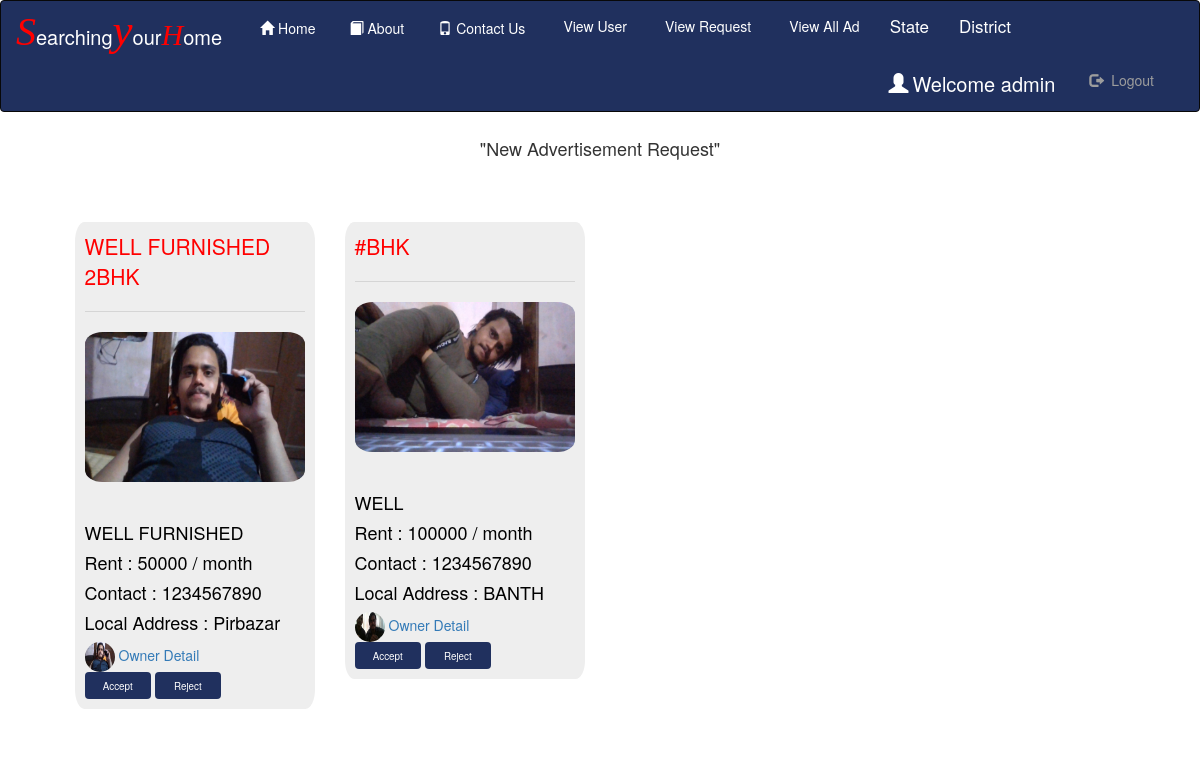
/request (signed in), run on the app's committed database.
### Room/models.py (models this page shows, shortened)
class Owner_Detail(models.Model):
    status = models.ForeignKey(Status,on_delete=models.CASCADE,null=True)
    register=models.ForeignKey(Register,on_delete=models.CASCADE,null=True)
    state=models.ForeignKey(State,on_delete=models.CASCADE,null=True)
    dist=models.ForeignKey(District,on_delete=models.CASCADE,null=True)
    local_add = models.CharField(max_length=100,null=True)
    title=models.CharField(max_length=100,null=True)
    desc=models.CharField(max_length=100,null=True)
    rent=models.IntegerField(null=True)
    img=models.FileField(null=True,)

class Register(models.Model):
    user=models.ForeignKey(User,on_delete=models.CASCADE,null=True)
    gen=models.CharField(max_length=30,null=True)
    add=models.CharField(max_length=100,null=True)
    mobile=models.CharField(max_length=10,null=True)
    image=models.FileField(null=True, blank=True)
    birth=models.DateField(null=True)

### Room/views.py (the view)
# urls.py: path('request', View_Request,name='request'),
def View_Request(request):
    if not request.user.is_staff:
        return redirect('home')
    error=True
    own=Owner_Detail.objects.all()
    d={'data':own}
    return render(request,"request.html",d)

### Room/templates/request.html (shortened to what this page needs)
{% extends 'navigation.html' %}
{% block body %}
<p align="center" style="margin-top:2%;font-size:18px">"New Advertisement Request" </p>
    <div class="row" style="margin:5%">
        {% for i in data %}
        {% ifequal i.status.status "pending"  %}
        <div class="col-sm-3">
            <div class="jumbotron" style="width:100%;border-radius:4%;padding:4%">
            <p style="color:red">{{i.title}}<hr></p>
                <a href="{% url 'detail' i.id %}" ><img src="{{i.img.url}}" style="border-radius:8%;width:100%;height:150px;"><hr></a>
            <h4 style="color:Black">{{i.desc}}</h4>
            <h4 style="color:black">Rent : {{i.rent}} / month</h4>
            <h4 style="color:black">Contact : {{i.register.mobile}}</h4>
            <h4 style="color:black">Local Address : {{i.local_add}}</h4>
                <a href="{% url 'owner' i.id %}"><img src="{{i.register.image.url}}" style="border-radius:50%;width:30px;height:30px"> Owner Detail</a>
                <br><button id="id2"><a href="{% url 'change' 1 i.id %}" style="color:white">Accept</a></button>
                <button id="id2"><a href="{% url 'change' 2 i.id %}" style="color:white">Reject</a></button>
            </div>
            </div>
        {% endifequal %}
        {% endfor %}
    </div>
{% endblock %}

### Room/templates/navigation.html (shortened to what this page needs)
<!DOCTYPE html>
<html lang="en">
{% load static %}
<head>
  <link rel="stylesheet" href="https://maxcdn.bootstrapcdn.com/bootstrap/3.3.6/css/bootstrap.min.css">
    <link rel = stylesheet href = "https://cdn.datatables.net/1.10.20/css/jquery.dataTables.min.css">
</head>
<body>
<nav class="navbar navbar-inverse" role="navigation" style="padding:0px;margin:0px;background-color:#20305E;color:white;>
  <div class="container-fluid" style="padding:0px;margin:0px">
    <div class="navbar-header" style="margin-bottom:4px;margin-right:4px;">
      <a class="navbar-brand" href="#"><span style="font-size:40px;color:Red"><i style="font-family:cursive">S</i></span><span style="font-size:20px;color:white">earching</span><span style="font-size:45px;color:Red"><i style="font-family:cursive">y</i></span><span style="font-size:20px;color:white">our</span><span style="font-size:30px;color:Red"><i style="font-family:cursive">H</i></span><span style="font-size:20px;color:white">ome</span></a>
    </div>
<div class="collapse navbar-collapse" id="navid">
    <ul class="nav navbar-nav">
      <li><a href="{% url 'home' %}" style = "color : white" ><span class="glyphicon glyphicon-home" style="padding:4px"></span>Home</a></li>
        <li><a href="{% url 'about' %}" style = "color : white"><span class="glyphicon glyphicon-book" style="padding:4px"></span>About</a></li>
        <li><a href="{% url 'contact' %}" style = "color : white"><span class="glyphicon glyphicon-phone" style="padding:4px"></span>Contact Us</a></li>
      {% if not request.user.is_staff %}
      <li><a href="{% url 'search' %}" style = "color : white"><span class="glyphicon glyphicon-search" style="padding:4px"></span>Search Home</a></li>
      {% if request.user.username %}
        <li><a href="{% url 'rent1' %}" style = "color : white"><span class="glyphicon glyphicon-plus" style="padding:4px"></span>Add HomeOnRent</a></li>
      <li><a href="{% url 'img' %}" style = "color : white"><span class="glyphicon glyphicon-View" style="padding:4px"></span>View My Ad</a></li>
    {% endif %}
        {% else %}
      <li><a href="{% url 'view_user' %}" style = "color : white"><span class="glyphicon glyphicon-View" style="padding:4px"></span>View User</a></li>
      <li><a href="{% url 'request' %}" style = "color : white"><span class="glyphicon glyphicon-View" style="padding:4px"></span>View Request</a></li>
      <li><a href="{% url 'alladd' %}" style = "color : white"><span class="glyphicon glyphicon-View" style="padding:4px"></span>View All Ad</a></li>
        <li class="nav-item dropdown">
      <a class="nav-link dropdown-toggle" href="#" id="navbardrop" data-toggle="dropdown" style="font-size:17px;color : white">
        State
      </a>
    </li>
        <li class="nav-item dropdown">
      <a class="nav-link dropdown-toggle" href="#" id="navbardrop" data-toggle="dropdown" style="font-size:17px;color : white ">
        District
      </a>
    </li>
        {% endif %}
    </ul>
    {% if request.user.username %}
    <ul class="nav navbar-nav navbar-right">
      <li><a href="{% url 'user_detail' %}" style="color:white;font-size:20px"> <span class="glyphicon glyphicon-user" style="padding:4px;"></span>Welcome  {{request.user.username}}</a></li>
      <li><a href="{% url 'logout' %}" style="margin-right:30px"><span class="glyphicon glyphicon-log-out" style="padding:4px;"></span> Logout</a></li>
    </ul>
    {% endif %}
  </div>
</nav>
{% block body %}
{% endblock %}
</body>
</html>

### Room/templates/request.html (style rules this page uses)
#id2 { background-color: #20305E; color: white; border: none; border-radius: 4px; cursor: pointer; margin:0px; padding:0px; height:27px; width:30%; font-size:70%; }

### data on the page
Owner_Detail: title "WELL FURNISHED 2BHK", img (picture), desc "WELL FURNISHED", rent "50000", register.mobile "1234567890", local_add "Pirbazar", register.image (picture)
Owner_Detail: title "#BHK", img (picture), desc "WELL", rent "100000", register.mobile "1234567890", local_add "BANTH", register.image (picture)

### other printed values
{{ request.user.username }} "admin"
